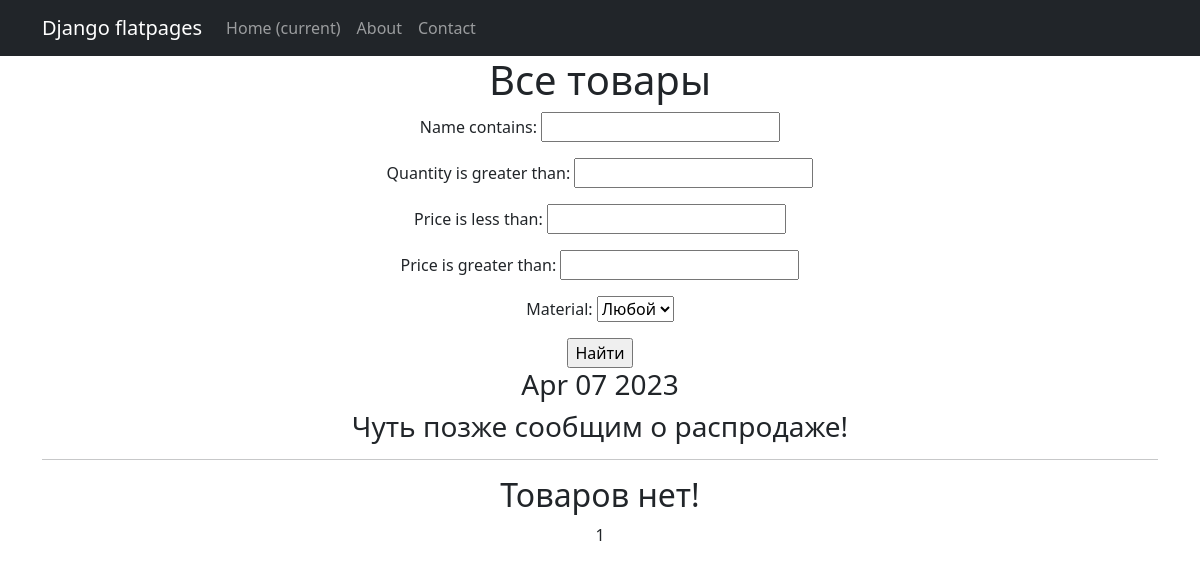
/products/, run on an earlier commit of the app's database.
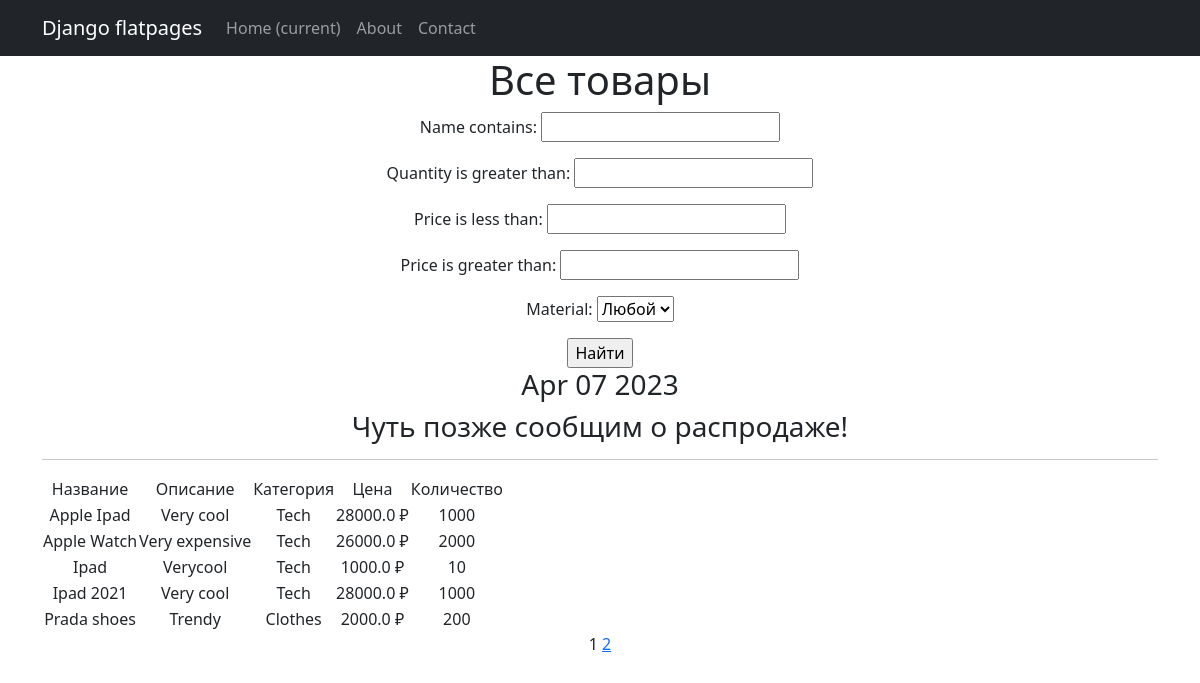
And on a later commit of the database.
### simpleapp/models.py (models this page shows, shortened)
class Product(models.Model):
    name = models.CharField(
        max_length=50,
        unique=True
    )
    description = models.TextField()
    quantity = models.IntegerField(
        validators=[MinValueValidator(0)],
    )
    category = models.ForeignKey(
        to='Category',
        on_delete=models.CASCADE,
        related_name='products'
    )
    price = models.FloatField(
        validators=[MinValueValidator(0.0)]
    )

class Category(models.Model):
    name = models.CharField(
        max_length=50,
        unique=True
    )
    def __str__(self):
        return self.name.title()

### simpleapp/views.py (the view)
# urls.py: path('', ProductsList.as_view(), name='product_list'),
class ProductsList(ListView):
    model = Product
    ordering = 'name'
    template_name = 'products.html'
    context_object_name = 'products'
    paginate_by = 5
    def get_queryset(self):
        queryset = super().get_queryset()
        self.filterset = ProductFilter(self.request.GET, queryset)
        return self.filterset.qs
    def get_context_data(self, **kwargs):
        context = super().get_context_data(**kwargs)
        context['time_now'] = datetime.utcnow()
        context['next_sale'] = None
        context['filterset'] = self.filterset
        return context

### simpleapp/models.py (called while the page is built)
    def __str__(self):
        return self.name

### simpleapp/templatetags/custom_filters.py (called while the page is built)
@register.filter()
def currency(value, code = 'rub'):
    postfix = CURRENCIES_SYMBOLS[code]
    return f'{value} {postfix}'

### simpleapp/templatetags/custom_tags.py (called while the page is built)
@register.simple_tag()
def current_time(format_string='%b %d %Y'):
    return datetime.utcnow().strftime(format_string)

@register.simple_tag(takes_context=True)
def url_replace(context, **kwargs):
    d = context['request'].GET.copy()
    for k, v in kwargs.items():
        d[k] = v
        return d.urlencode()

### templates/products.html (shortened to what this page needs)
{% extends 'flatpages/default.html' %}
{% load custom_filters %}
{% load custom_tags %}
{% block content %}
    <h1>Все товары</h1>
    <form action="" method="get">
        {{ filterset.form.as_p }}
        <input type="submit" value="Найти" />
    </form>
    <h3>{% current_time '%b %d %Y' %}</h3>
    <h3>{{ next_sale|default_if_none:'Чуть позже сообщим о распродаже!' }}</h3>
    <hr>
    {% if products %}
        <table>
          <tr>
              <td>Название</td>
              <td>Описание</td>
              <td>Категория</td>
              <td>Цена</td>
              <td>Количество</td>
          </tr>
            {% for product in products %}
            <tr>
                <td>{{ product.name }}</td>
                <td>{{ product.description|truncatewords:2 }}</td>
                <td>{{ product.category }}</td>
                <td>{{ product.price|currency }}</td>
                <td>{{ product.quantity }}</td>
            </tr>
            {% endfor %}
        </table>
    {% else %}
        <h2>Товаров нет!</h2>
    {% endif %}
   {{ page_obj.number }}
   {% if page_obj.has_next %}
       <a href="?{% url_replace page=page_obj.next_page_number %}">{{ page_obj.next_page_number }}</a>
   {% endif %}
{% endblock content %}

### templates/flatpages/default.html (shortened to what this page needs)
<!DOCTYPE html>
<html lang="en">
    <head>
        {% load static %}<link href="{% static 'css/styles.css' %}" rel="stylesheet" />
    </head>
    <body>
        <nav class="navbar navbar-expand-lg navbar-dark bg-dark static-top">
           <div class="container">
               <a class="navbar-brand" href="#">Django flatpages</a>
               <div class="collapse navbar-collapse" id="navbarResponsive">
                   <ul class="navbar-nav ml-auto">
                       <li class="nav-item active">
                           <a class="nav-link" href="#">Home
                               <span class="sr-only">(current)</span>
                           </a>
                       </li>
                       <li class="nav-item">
                           <a class="nav-link" href="/about/">About</a>
                       </li>
                       <li class="nav-item">
                           <a class="nav-link" href="/contacts/">Contact</a>
                       </li>
                   </ul>
               </div>
           </div>
        </nav>
            <div class="container">
                <div class="row">
                    <div class="col-lg-12 text-center">
                        {% block content %}{% endblock content %}
                    </div>
                </div>
            </div>
    </body>
</html>

What changed in the data, as far as the page shows it:
added Product: name "Apple Ipad", description "Very cool", category "Tech", price "28000.0 ₽", quantity "1000"
added Product: name "Apple Watch", description "Very expensive", category "Tech", price "26000.0 ₽", quantity "2000"
added Product: name "Ipad", description "Verycool", category "Tech", price "1000.0 ₽", quantity "10"
added Product: name "Ipad 2021", description "Very cool", category "Tech", price "28000.0 ₽", quantity "1000"
added Product: name "Prada shoes", description "Trendy", category "Clothes", price "2000.0 ₽", quantity "200"
Also different on the page:
{{ page_obj.next_page_number }}: (not shown) → "2"
text no longer shown: "Товаров нет!"
text now shown: "Название Описание Категория Цена Количество"
